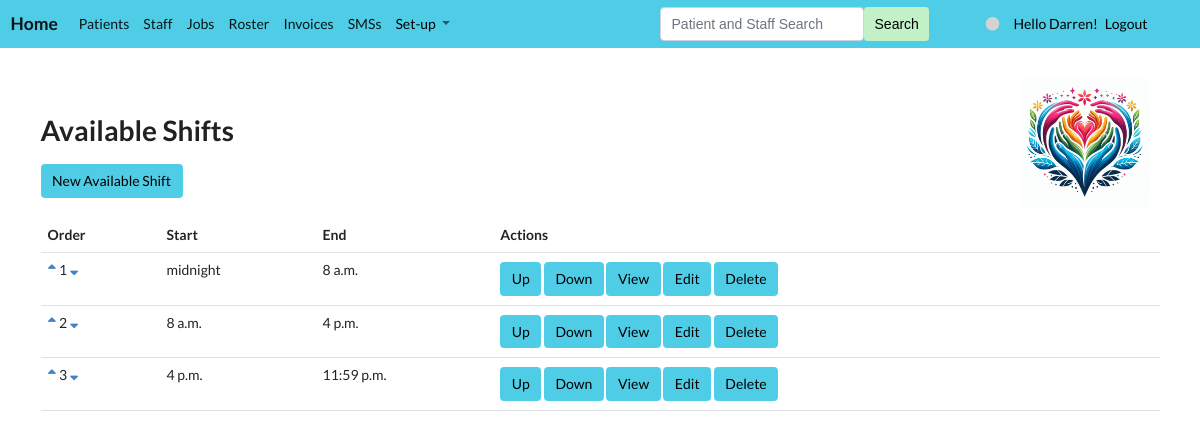
Page /list/availableshift (signed in) on the committed database.
### app/models.py (models this page shows, shortened)
class AvailableShift(Model):
    model_str = "availableshift"
    single = "Available Shift"
    plural = single + "s"
    has_order = True
    start = TimeField(null=True, blank=True)
    end = TimeField(null=True, blank=True)
    order = IntegerField(null=True, blank=True)
    active = BooleanField(null=True, blank=True, default=False)

### app/views.py (the view, shortened to what this page needs)
# urls.py: path("list/<model_str>", list, name="list"),
def list(request, model_str):
    staff, model, form, nav_models, colour = get_info(request, model_str)
    if staff.user_type == "Staff" and model_str == "staff": return redirect('ind', 'staff', staff.id)
    items = model.objects.all()
    if model.has_order: items = items.order_by('order')
    if model == Shift:
        for item in items:
            if not item.start or not item.end: item.save_start_and_end()
        items = model.objects.all()
    if model == Day:
        make_days(14)
        items = items.filter(day__gte=datetime.today(), day__lte=datetime.today() + timedelta(days=15))
        for item in items:
            item.initiate()
    if model == Month: make_months(6)
    if model == File: items = items.order_by('-time_stamp')
    if model == MedicationType: items = items.order_by('category')
    context = {'items': items, 'model': model, 'nav_models': nav_models, 'colour': colour, 'staff': staff}
    if model == Patient:
        p = Paginator(items, 30)
        page = request.GET.get('page')
        context['items'] = p.get_page(page)
    return render(request, f"{model_str}s.html", context)

### app/models.py (called while the page is built)
    def colour(self):
        return colours[min(self.colour_no, len(colours) - 1)]

### app/templates/availableshifts.html
{% extends 'base.html'%}
{% block content %}
<link rel="stylesheet" href="https://cdnjs.cloudflare.com/ajax/libs/font-awesome/5.15.3/css/all.min.css">
<h1>{{ model.plural }}</h1>
<a class="btn btn-care" style="background-color: {{ colour }};" href="{% url 'new' model.model_str %}">New {{ model.single }}</a>
<table class="table">
    <tr><th>Order</th><th>Start</th><th>End</th><th>Actions</th></tr>
    {% for item in items %}
        <tr>
            <td>
                <a href="{% url 'order' model.model_str -1 item.id %}"><i class="fas fa-sort-up"></i></a>
                {{ item.order }}
                <a href="{% url 'order' model.model_str 1 item.id %}"><i class="fas fa-sort-down"></i></a>
            </td>
            <td>{{ item.start }}</td>
            <td>{{ item.end }}</td>
        <td>
            <a class="btn btn-care" style="background-color: {{ colour }};" href="{% url 'order' model.model_str -1 item.id %}">Up</a>
            <a class="btn btn-care" style="background-color: {{ colour }};" href="{% url 'order' model.model_str 1 item.id %}">Down</a>
            <a class="btn btn-care" style="background-color: {{ colour }};" href="{% url 'ind' model.model_str item.id %}">View</a>
            <a class="btn btn-care" style="background-color: {{ colour }};" href="{% url 'edit' model.model_str item.id %}">Edit</a>
            <a class="btn btn-care" style="background-color: {{ colour }};" href="{% url 'delete' model.model_str item.id %}">Delete</a>
        </td>
        </tr>
    {% endfor %}
</table>
{% endblock %}

### app/templates/navbar.html (shortened to what this page needs)
<nav class="navbar navbar-light navbar-expand-xl" style="background-color: {{ colour }};">
  <div class="container-fluid">
    <a class="navbar-brand" href="{% url 'home' %}"><b>Home</b></a>
    <ul class="navbar-nav me-auto mb-2 mb-lg-0">
        {% for model in nav_models.0 %}
          <li class="nav-item"><a class="nav-link active" href="{% url 'list' model.model_str %}">{{ model.plural }}</a></li>
        {% endfor %}
        {% if nav_models.1 %}
        <li class="nav-item dropdown">
          <a class="nav-link dropdown-toggle" href="#" id="navbarDropdown" role="button" data-bs-toggle="dropdown" aria-expanded="false">
            <span style="color: black">Set-up</span>
          </a>
        </li>
        {% endif %}
    </ul>
          {% if user.is_authenticated %}
              <form class="d-flex" method="POST" action="{% url 'search' %}">
                <input class="form-control" type="search" placeholder="Patient and Staff Search" name="searched">
                <button class="btn btn-success me-5" style="color: black; background-color: #C2F1C8; border:None" type="submit">Search</button>
              </form>
            {% if request.user.first_name == "Allison" %}
                <span class="nav-item"><a class="nav-link active" href="{% url 'switch_user' 'admin' %}"><i class="fas fa-circle" style="color:lightgrey;"></i></a></span>
            {% elif request.user.first_name == "Matt" %}
                <span class="nav-item"><a class="nav-link active" href="{% url 'switch_user' 'setup' %}"><i class="fas fa-circle" style="color:lightgrey;"></i></a></span>
            {% elif request.user.first_name == "Darren" %}
                <span class="nav-item"><a class="nav-link active" href="{% url 'switch_user' 'staff' %}"><i class="fas fa-circle" style="color:lightgrey;"></i></a></span>
            {% endif %}
            <span class="me-2" style="color: black">Hello {{ request.user.first_name }}!</span>
            <a class="me-5" style="color: black" href="{% url 'custom_logout' %}">Logout</a>
          {% else %}
            <a style="color: black" class="me-5" href="{% url 'signup' %}">Signup</a>
            <a style="color: black" href="{% url 'custom_login' %}">Login</a>
          {% endif %}
  </div>
</nav>

### app/static/styles.css (style rules this page uses)
.btn-care { color: black; background-color: #50CDE6; border-color: #50CDE6; margin-top: 2px; margin-bottom: 2px; }

### rows in the picture
AvailableShift: order "1", start "midnight", end "8 a.m."
AvailableShift: order "2", start "8 a.m.", end "4 p.m."
AvailableShift: order "3", start "4 p.m.", end "11:59 p.m."

### other values in the picture
{{ model.plural }} "Patients" "Staff" "Jobs" "Roster" "Invoices" "SMSs"
{{ request.user.first_name }} "Darren"
{{ model.plural }} "Available Shifts"
{{ model.single }} "Available Shift"
